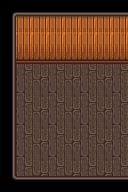

A 2D game scene composited from a Tiled map and its tileset images. What follows is a short description and the map's XML, with every tile layer's data as written:
An orthogonal 8x12 tile map with 16x16 px tiles, 4 tile layers (Back, Buildings, Front, AlwaysFront), 6 tilesets and 1 object (TileData).

<map version="1.10" tiledversion="1.10.2" orientation="orthogonal" renderorder="right-down" compressionlevel="0" width="8" height="12" tilewidth="16" tileheight="16" infinite="0" nextlayerid="9" nextobjectid="22">
 <properties>
  <property name="DayTiles_asdf" value="Buildings 3 1 15 Buildings 3 2 27 Back 3 4 51 Back 3 5 63" />
  <property name="FloorIDs" value="SpouseHallway" />
  <property name="NightTiles_asdf" value="Buildings 3 1 144 Buildings 3 2 156 Back 3 4 53 Back 3 5 65" />
  <property name="ViewportFollowPlayer" type="bool" value="true" />
  <property name="Warp" value="9 12 Farm 64 15" />
  <property name="asdf" type="bool" value="false" />
 </properties>
 <tileset firstgid="1" name="indoor" tilewidth="16" tileheight="16" tilecount="2176" columns="32">
  <image source=".townInterior.png" width="512" height="1088" />
 </tileset>
 <tileset firstgid="2177" name="sewer" tilewidth="16" tileheight="16" tilecount="88" columns="8">
  <image source=".SewerTiles.png" width="128" height="176" />
 </tileset>
 <tileset firstgid="2265" name="untitled tile sheet" tilewidth="16" tileheight="16" tilecount="264" columns="12">
  <image source=".farmhouse_tiles.png" width="192" height="352" />
 </tileset>
 <tileset firstgid="2529" name="walls_and_floors" tilewidth="16" tileheight="16" tilecount="688" columns="16">
  <image source=".walls_and_floors.png" width="256" height="688" />
 </tileset>
 <tileset firstgid="3217" name="indoor" tilewidth="16" tileheight="16" tilecount="2176" columns="32">
  <image source=".townInterior.png" width="512" height="1088" />
 </tileset>
 <tileset firstgid="5393" source=".spring_sgf_v2.tsx" />
 <layer id="1" name="Back" width="8" height="12">
  <data encoding="csv">
1,5488,5488,5488,5488,5488,5488,5488,
1,67,67,67,67,67,67,67,
1,67,67,67,67,67,67,67,
1,99,99,99,99,99,99,99,
1,3106,3105,3106,3105,3106,3105,3106,
1,3090,3089,3090,3089,3090,3089,3090,
1,3106,3105,3106,3105,3106,3105,3106,
1,3090,3089,3090,3089,3090,3089,3090,
1,3106,3105,3106,3105,3106,3105,3106,
1,3090,3089,3090,3089,3090,3089,3090,
1,3106,3105,3106,3105,3106,3105,3106,
1,2881,2882,2865,2866,2865,2866,2866
</data>
 </layer>
 <layer id="2" name="Buildings" width="8" height="12">
  <data encoding="csv">
5439,5488,5488,5488,5488,5488,5488,5488,
5467,0,0,0,0,0,0,0,
5467,0,0,0,0,0,0,0,
5467,99,99,99,99,99,99,99,
5467,0,0,0,0,0,0,0,
5467,0,0,0,0,0,0,0,
5467,0,0,0,0,0,0,0,
5467,0,0,0,0,0,0,0,
5467,0,0,0,0,0,0,0,
5467,0,0,0,0,0,0,0,
5467,2518,0,0,0,0,0,0,
5505,5444,5444,5444,5444,5444,5444,5444
</data>
 </layer>
 <layer id="3" name="Front" width="8" height="12">
  <data encoding="csv">
0,0,0,0,0,0,0,0,
0,1427,1427,1427,1427,1427,1427,1427,
0,0,0,0,0,0,0,0,
0,0,0,0,0,0,0,0,
0,0,0,0,0,0,0,0,
0,0,0,0,0,0,0,0,
0,0,0,0,0,0,0,0,
0,0,0,0,0,0,0,0,
0,0,0,0,0,0,0,0,
0,0,0,0,0,0,0,0,
0,0,0,0,0,0,0,0,
0,0,0,0,0,0,0,0
</data>
 </layer>
 <layer id="8" name="AlwaysFront" width="8" height="12">
  <data encoding="csv">
0,0,0,0,0,0,0,0,
0,0,0,0,0,0,0,0,
0,0,0,0,0,0,0,0,
0,0,0,0,0,0,0,0,
0,0,0,0,0,0,0,0,
0,0,0,0,0,0,0,0,
0,0,0,0,0,0,0,0,
0,0,0,0,0,0,0,0,
0,0,0,0,0,0,0,0,
0,0,0,0,0,0,0,0,
0,0,0,0,0,0,0,0,
0,0,0,0,0,0,0,0
</data>
 </layer>
 <objectgroup id="4" name="Back">
  <object id="8" name="TileData" x="64" y="80" width="16" height="16">
   <properties>
    <property name="NoFurniture" value="T" />
   </properties>
  </object>
 </objectgroup>
 <objectgroup id="5" name="Buildings" />
 <objectgroup id="6" name="Front" />
</map>
